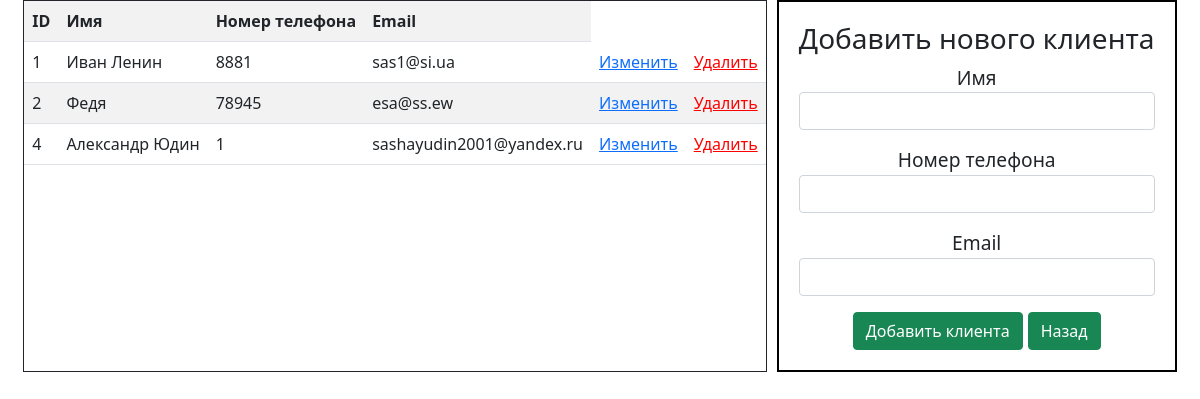
/clients.php, run on the app's committed database.
### tables this page shows
CREATE TABLE `clients` (
  `id` int(11) NOT NULL,
  `name` varchar(255) DEFAULT NULL,
  `phone_number` int(11) DEFAULT NULL,
  `email` varchar(255) DEFAULT NULL
);

### clients.php (the view, shortened to what this page needs)
<?php
require_once 'config/connect.php';
?>
<!doctype html>
<html lang="en">
<head>
    <link rel="stylesheet" href="style.css">
    <link rel="stylesheet" type="text/css" href="https://cdn.jsdelivr.net/npm/bootstrap@5.1.3/dist/css/bootstrap.min.css">
</head>
<body>
    <div class='wrap'>
        <div class="border border-dark">
            <table class='table table-striped'>
                <tr>
                    <th>ID</th>
                    <th>Имя</th>
                    <th>Номер телефона</th>
                    <th>Email</th>
                </tr>
                <?php
                    $clients = mysqli_query($connect, "SELECT * FROM `clients`");
                    $clients = mysqli_fetch_all($clients);
                    foreach ($clients as $client) {
                        ?>
                            <tr>
                                <td><?= $client[0] ?></td>
                                <td><?= $client[1] ?></td>
                                <td><?= $client[2] ?></td>
                                <td><?= $client[3] ?></td>
                                <td><a href="update_clients.php?id=<?= $client[0] ?>">Изменить</a></td>
                                <td><a style="color: red;" href="vendor/delete_clients.php?id=<?= $client[0] ?>">Удалить</a></td>
                            </tr>
                        <?php
                    }
                ?>
            </table>
        </div>
        <form action="vendor/create_clients.php" method="post" class='space'>
            <div class='row align-items-start'>
                <big><h3>Добавить нового клиента</h3>
                <p>Имя<br>
                <input class="form-control" type="text" name="name"></p>
                <p>Номер телефона<br>
                <input class="form-control" type="number" name="phone_number"></p>
                <p>Email<br>
                <input class="form-control" type="text" name="email"></p>
                <button class="btn btn-success" type="submit">Добавить клиента</button>
                <button class="btn btn-success" type="button" onclick="location.href='http://crud:8080/index1.php'">Назад</button>
            </div>
        </form>
    </div>
</body>
</html>

### style.css (style rules this page uses)
form { width: 1000px; }
.wrap { display: flex; flex-direction: row; justify-content: center; }
.space { padding: 20px; background: white; border: 2px solid black; margin-left: 10px; width: 400px; text-align: center; }

### clients.php (style rules this page uses)
.space { padding: 20px; background: white; border: 2px solid black; margin-left: 10px; width: 400px; text-align: center; }
.wrap { display: flex; flex-direction: row; justify-content: center; }

### data on the page
clients: id "1", name "Иван Ленин", phone_number "8881", email "sas1@si.ua"
clients: id "2", name "Федя", phone_number "78945", email "esa@ss.ew"
clients: id "4", name "Александр Юдин", phone_number "1", email "sashayudin2001@yandex.ru"
